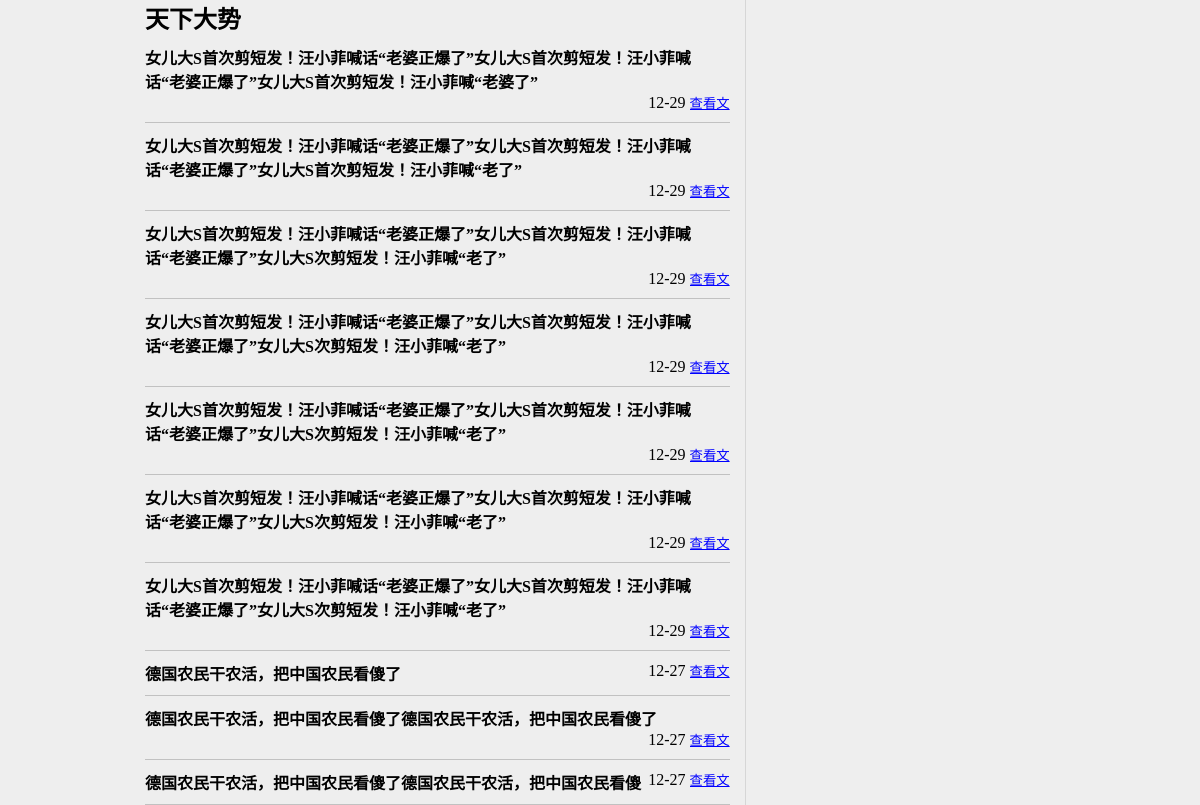
The app's page /c_txds/ with its own data.
### ookk/models.py (models this page shows, shortened)
class Apost(models.Model):
    BBS_CHOICES=(
    ('RDHT','热点话题'),
	('TXDS','天下大势'),
	('SHZH','生活智慧'),
	('TTXS','天天向上'),
	('TGLJ','谈古论今'),
	('YLBG','娱乐八卦'),
	('JTGW','鸡汤感悟'),
	('JSXX','健身休闲'),
	('WSBB','无所不包'),
    )
    subject=models.CharField(max_length=100)
    content=models.TextField(max_length=1000)
    pimageA=models.ImageField(null=True,upload_to='pimageAs/%Y/%m/%d',height_field=None,width_field=None, max_length=100)
    pimageB=models.ImageField(null=True,upload_to='pimageBs/%Y/%m/%d',height_field=None,width_field=None, max_length=100)
    pimageC=models.ImageField(null=True,upload_to='pimageCs/%Y/%m/%d',height_field=None,width_field=None, max_length=100)
    pimageD=models.ImageField(null=True,upload_to='pimageDs/%Y/%m/%d',height_field=None,width_field=None, max_length=100)
    pimageE=models.ImageField(null=True,upload_to='pimageEs/%Y/%m/%d',height_field=None,width_field=None, max_length=100)
    select=models.BooleanField(default=False)
    bbs=models.CharField(max_length=4,choices=BBS_CHOICES,default='RDHT')
    pubdate=models.DateField(auto_now=True)
    counter=models.IntegerField(default=0)
    author=models.CharField(max_length=30,default='私人定制朋友圈/转')

### ookk/views.py (the view)
# urls.py: url(r'^c_txds/',ookk_views.c_txds),
def c_txds(request):
    now=datetime.now()
    start30=now-timedelta(days=30)
    queryset=Apost.objects.filter(pubdate__gt=start30,bbs='TXDS').order_by('-pubdate')[:30]
    return render(request,'c_txds.html',locals())

### ookk/templates/c_txds.html (shortened to what this page needs)
<html>
<head>
  <link rel='stylesheet' type='text/css' href='media/styles/main.css' />
</head>
<body>
  <div class='newPub'>
    <h2>天下大势</h2>
    <div>
      {% for qs in queryset %}
        <div class="brief">
          <h4 class='briefTitle'>{{qs.subject}}</h4>
          <div class='toRight'>
            <div class='briefTime'>{{qs.pubdate|date:'n-j'}}</div>
            <form class='actions' action='/readcontent/' method='GET'>
              <input class='viewContent' type='submit' value='查看文'>
            </form>
          </div>
        </div>
        {% endfor %}
    </div>
  </div>
</body>

### media/styles/main.css (style rules this page uses)
* { margin: 0; padding: 0; }
body { max-width: 960px; width: 100%; box-sizing: border-box; margin: 0 auto; padding: 0 25px; background: #eee; }
body:after { clear: both; display: block; content: ''; }
.newPub { width: 66%; box-sizing: border-box; float: left; border-right: 1px solid #d6d6d6; padding-right: 15px; }
.brief { border-bottom: 1px solid #c1c1c1; padding: 10px 0; }
.brief:after { content: ''; display: block; clear: both; }
.briefTitle, .briefTime, .actions { display: inline-block; }
.toRight { float: right; }
.viewContent { border: none; background: none; text-decoration: underline; color: blue; cursor: pointer; }

### records on screen
Apost: subject "女儿大S首次剪短发！汪小菲喊话“老婆正爆了”女儿大S首次剪短发！汪小菲喊话“老婆正爆了”女儿大S首次剪短发！汪小菲喊“老婆了”", pubdate "12-29"
Apost: subject "女儿大S首次剪短发！汪小菲喊话“老婆正爆了”女儿大S首次剪短发！汪小菲喊话“老婆正爆了”女儿大S首次剪短发！汪小菲喊“老了”", pubdate "12-29"
Apost: subject "女儿大S首次剪短发！汪小菲喊话“老婆正爆了”女儿大S首次剪短发！汪小菲喊话“老婆正爆了”女儿大S次剪短发！汪小菲喊“老了”", pubdate "12-29"
Apost: subject "女儿大S首次剪短发！汪小菲喊话“老婆正爆了”女儿大S首次剪短发！汪小菲喊话“老婆正爆了”女儿大S次剪短发！汪小菲喊“老了”", pubdate "12-29"
Apost: subject "女儿大S首次剪短发！汪小菲喊话“老婆正爆了”女儿大S首次剪短发！汪小菲喊话“老婆正爆了”女儿大S次剪短发！汪小菲喊“老了”", pubdate "12-29"
Apost: subject "女儿大S首次剪短发！汪小菲喊话“老婆正爆了”女儿大S首次剪短发！汪小菲喊话“老婆正爆了”女儿大S次剪短发！汪小菲喊“老了”", pubdate "12-29"
Apost: subject "女儿大S首次剪短发！汪小菲喊话“老婆正爆了”女儿大S首次剪短发！汪小菲喊话“老婆正爆了”女儿大S次剪短发！汪小菲喊“老了”", pubdate "12-29"
Apost: subject "德国农民干农活，把中国农民看傻了", pubdate "12-27"
Apost: subject "德国农民干农活，把中国农民看傻了德国农民干农活，把中国农民看傻了", pubdate "12-27"
Apost: subject "德国农民干农活，把中国农民看傻了德国农民干农活，把中国农民看傻", pubdate "12-27"
